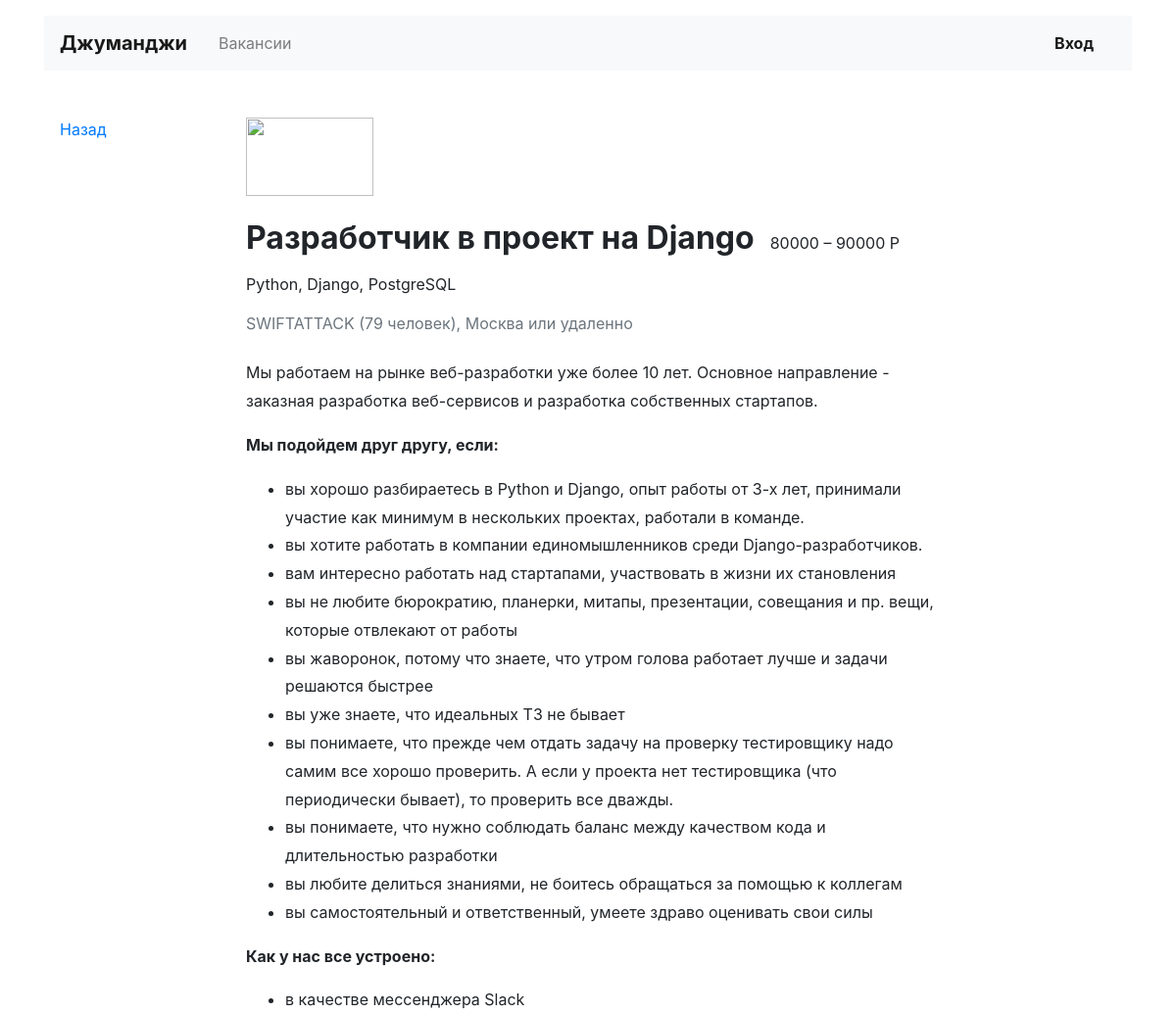
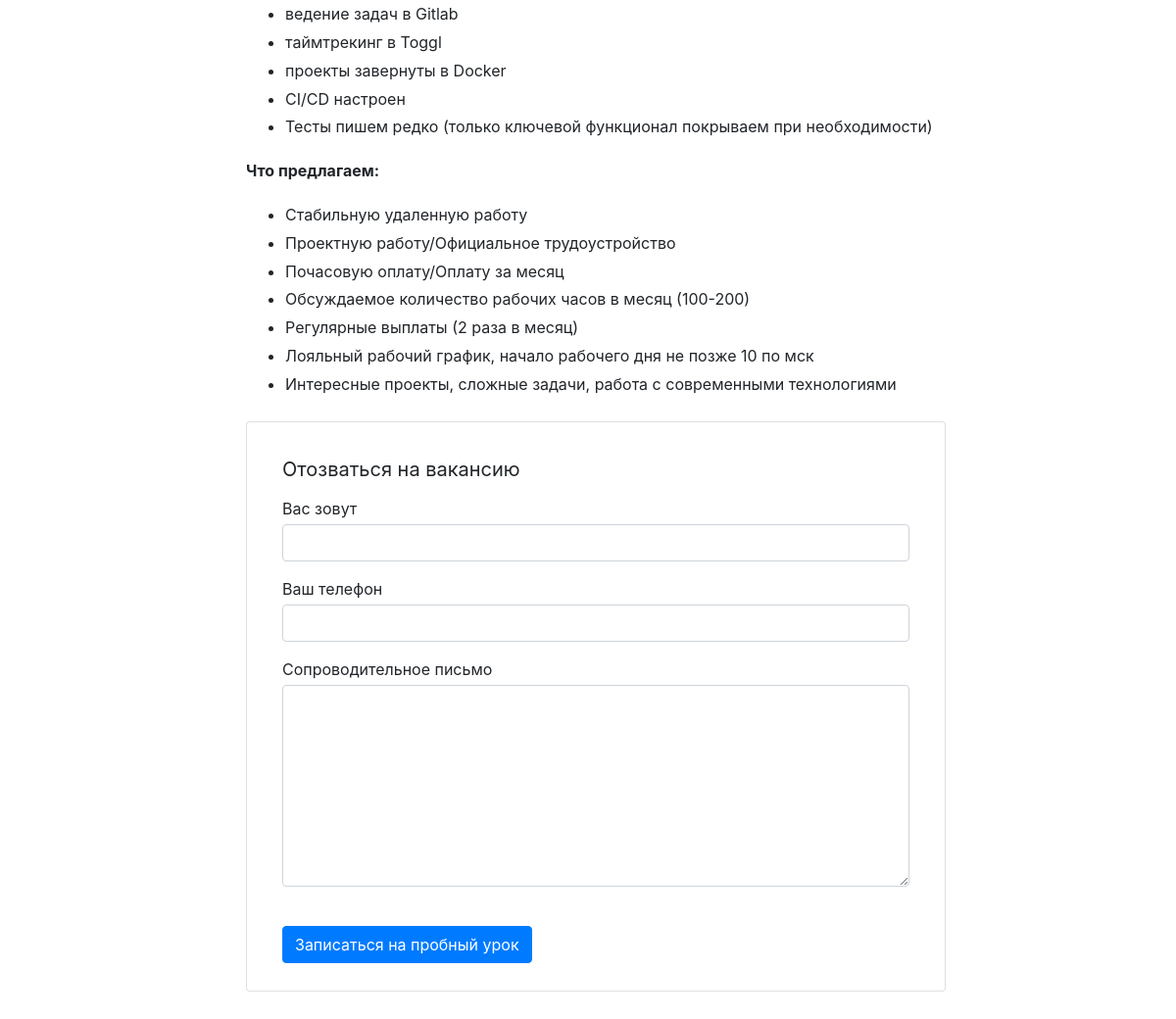
Screenshot of /vacancies/2 with the database file from the repository (2 pictures, top to bottom).
### vacancy/models.py (models this page shows)
class Vacancy(models.Model):
    title = models.CharField(max_length=50)
    speciality = models.ForeignKey(Specialty, on_delete=models.CASCADE, related_name="vacancies")
    company = models.ForeignKey(Company, on_delete=models.CASCADE, related_name="vacancies")
    skills = models.TextField()
    description = models.TextField()
    salary_min = models.IntegerField()
    salary_max = models.IntegerField()
    published_at = models.DateField()

class Company(models.Model):
    name = models.CharField(max_length=30)
    location = models.CharField(max_length=30)
    logo = models.URLField(default='https://place-hold.it/100x60')
    description = models.TextField()
    employee_count = models.IntegerField()

### vacancy/views.py (the view)
# urls.py: path('vacancies/<int:vacancy_id>', vacancyview, name='vacancy'),
def vacancyview(request, vacancy_id):
    vacancy = Vacancy.objects.get(pk=vacancy_id)
    context = {
        'vacancy': vacancy,
    }
    return render(request, 'vacancy.html', context=context)

### vacancy/templates/vacancy.html
{% extends 'base.html' %}
{% block content %}
  <main class="container mt-3 pb-5">
    <div class="row mt-5">
      <div class="col-12 col-lg-2">
        <div class="pl-3 mb-5">
          <p><a href="#">Назад</a></p>
        </div>
      </div>
      <div class="col-12 col-lg-8">
        <section class="pl-3">
          <a href="/companies/{{ vacancy.company.id }}"><img src="https://place-hold.it/130x80" width="130" height="80" alt=""></a>
          <div class="d-flex align-items-baseline align-content-baseline">
            <h1 class="h2 mt-4 font-weight-bold" >{{ vacancy.title }}</h1>
            <p class="m-0 pl-3">{{ vacancy.salary_min }} – {{ vacancy.salary_max }} Р</p>
          </div>
          <p class="mt-2">{{ vacancy.skills }}</p>
          <p class="text-muted mb-4">{{ vacancy.company.name|upper }} ({{ vacancy.company.employee_count }} человек), {{ vacancy.company.location }} или удаленно</p>
          <div style="line-height: 1.8;">
            {{ vacancy.description|safe }}
          </div>
          <form action="/echo" class="card mt-4 mb-3" enctype="multipart/form-data">
            <div class="card-body mx-3">
              <p class="h5 mt-3 font-weight-normal">Отозваться на вакансию</p>
              <div class="form-group">
                <label class="mb-1 mt-2" for="userName">Вас зовут</label>
                <input class="form-control" type="text" placeholder="" id="userName">
              </div>
              <div class="form-group">
                <label class="mb-1" for="userPhone">Ваш телефон</label>
                <input class="form-control" type="tel" placeholder="" id="userPhone">
              </div>
              <div class="form-group">
                <label class="mb-1" for="userMsg" >Сопроводительное письмо</label>
                <textarea class="form-control" rows="8" id="userMsg"></textarea>
              </div>
              <input type="submit" class="btn btn-primary mt-4 mb-2" value="Записаться на пробный урок">
            </div>
          </form>
        </section>
      </div>
    </div>
  </main>
{% endblock%}

### rows the page displays
Vacancy: title "Разработчик в проект на Django", salary_min "80000", salary_max "90000", skills "Python, Django, PostgreSQL", company.name "SWIFTATTACK", company.employee_count "79", company.location "Москва", description "Мы работаем на рынке веб-разработки уже более 10 лет. Основное направление - заказная разработка веб-сервисов и разработка собственных стартапов. Мы подойдем друг другу, если: вы хорошо разбираетесь в Python и Django, опыт работы от 3-х лет, принимали участие как минимум в нескольких проектах, работали в команде. вы хотите работать в компании единомышленников среди Django-разработчиков. вам интересно работать над стартапами, участвовать в жизни их становления вы не любите бюрократию, планерки, митапы, презентации, совещания и пр. вещи, которые отвлекают от работы вы жаворонок, потому что знаете, что утром голова работает лучше и задачи решаются быстрее вы уже знаете, что идеальных ТЗ не…"
